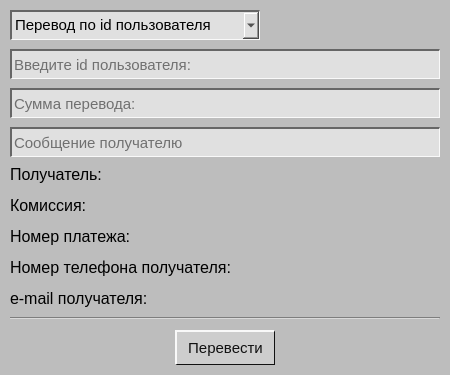
<?xml version="1.0" encoding="UTF-8"?>
<ui version="4.0">
 <class>transfersw</class>
 <widget class="QWidget" name="transfersw">
  <property name="geometry">
   <rect>
    <x>0</x>
    <y>0</y>
    <width>450</width>
    <height>375</height>
   </rect>
  </property>
  <property name="minimumSize">
   <size>
    <width>450</width>
    <height>375</height>
   </size>
  </property>
  <property name="maximumSize">
   <size>
    <width>450</width>
    <height>375</height>
   </size>
  </property>
  <property name="windowTitle">
   <string>Nameless Bank</string>
  </property>
  <property name="styleSheet">
   <string notr="true">background: #bdbdbd;</string>
  </property>
  <layout class="QVBoxLayout" name="verticalLayout_4">
   <property name="spacing">
    <number>10</number>
   </property>
   <property name="leftMargin">
    <number>10</number>
   </property>
   <property name="topMargin">
    <number>10</number>
   </property>
   <property name="rightMargin">
    <number>10</number>
   </property>
   <property name="bottomMargin">
    <number>10</number>
   </property>
   <item>
    <layout class="QVBoxLayout" name="verticalLayout_3">
     <property name="spacing">
      <number>12</number>
     </property>
     <item>
      <layout class="QVBoxLayout" name="verticalLayout_2">
       <property name="spacing">
        <number>12</number>
       </property>
       <item>
        <widget class="QComboBox" name="cmbbox_type_input">
         <property name="minimumSize">
          <size>
           <width>80</width>
           <height>30</height>
          </size>
         </property>
         <property name="maximumSize">
          <size>
           <width>250</width>
           <height>16777215</height>
          </size>
         </property>
         <property name="font">
          <font>
           <pointsize>11</pointsize>
          </font>
         </property>
         <property name="styleSheet">
          <string notr="true">QComboBox {
	background: #E0E0E0;
	border: 2px solid #666666;
	border-bottom-width: 1px;
	border-right-width: 1px;
	border-bottom-color: #F9F9F9;
	border-right-color: #F9F9F9;
	color: #000000;
 }</string>
         </property>
         <property name="currentText">
          <string>Перевод по id пользователя</string>
         </property>
         <item>
          <property name="text">
           <string>Перевод по id пользователя</string>
          </property>
         </item>
         <item>
          <property name="text">
           <string>Перевод по номеру телефона</string>
          </property>
         </item>
        </widget>
       </item>
       <item>
        <widget class="QLineEdit" name="le_user">
         <property name="minimumSize">
          <size>
           <width>0</width>
           <height>30</height>
          </size>
         </property>
         <property name="maximumSize">
          <size>
           <width>16777215</width>
           <height>30</height>
          </size>
         </property>
         <property name="font">
          <font>
           <pointsize>11</pointsize>
          </font>
         </property>
         <property name="styleSheet">
          <string notr="true">QLineEdit {
	background: #E0E0E0;
	border: 2px solid #666666;
	border-bottom-width: 1px;
	border-right-width: 1px;
	border-bottom-color: #F9F9F9;
	border-right-color: #F9F9F9;
	color: #000000;
 }
QLineEdit:hover {
	background: #E0E0E0;
	border: 2px solid #666666;
	border-bottom-width: 1px;
	border-right-width: 1px;
	border-bottom-color: #F9F9F9;
	border-right-color: #F9F9F9;
	color: #000000;
 }</string>
         </property>
         <property name="maxLength">
          <number>128</number>
         </property>
         <property name="placeholderText">
          <string>Введите id пользователя:</string>
         </property>
         <property name="clearButtonEnabled">
          <bool>true</bool>
         </property>
        </widget>
       </item>
       <item>
        <widget class="QLineEdit" name="le_count">
         <property name="minimumSize">
          <size>
           <width>0</width>
           <height>30</height>
          </size>
         </property>
         <property name="maximumSize">
          <size>
           <width>16777215</width>
           <height>30</height>
          </size>
         </property>
         <property name="font">
          <font>
           <pointsize>11</pointsize>
          </font>
         </property>
         <property name="styleSheet">
          <string notr="true">QLineEdit {
	background: #E0E0E0;
	border: 2px solid #666666;
	border-bottom-width: 1px;
	border-right-width: 1px;
	border-bottom-color: #F9F9F9;
	border-right-color: #F9F9F9;
	color: #000000;
 }
QLineEdit:hover {
	background: #E0E0E0;
	border: 2px solid #666666;
	border-bottom-width: 1px;
	border-right-width: 1px;
	border-bottom-color: #F9F9F9;
	border-right-color: #F9F9F9;
	color: #000000;
 }</string>
         </property>
         <property name="maxLength">
          <number>128</number>
         </property>
         <property name="placeholderText">
          <string>Сумма перевода:</string>
         </property>
         <property name="clearButtonEnabled">
          <bool>true</bool>
         </property>
        </widget>
       </item>
       <item>
        <widget class="QLineEdit" name="le_msg">
         <property name="minimumSize">
          <size>
           <width>0</width>
           <height>30</height>
          </size>
         </property>
         <property name="maximumSize">
          <size>
           <width>16777215</width>
           <height>30</height>
          </size>
         </property>
         <property name="font">
          <font>
           <pointsize>11</pointsize>
          </font>
         </property>
         <property name="styleSheet">
          <string notr="true">QLineEdit {
	background: #E0E0E0;
	border: 2px solid #666666;
	border-bottom-width: 1px;
	border-right-width: 1px;
	border-bottom-color: #F9F9F9;
	border-right-color: #F9F9F9;
	color: #000000;
 }
QLineEdit:hover {
	background: #E0E0E0;
	border: 2px solid #666666;
	border-bottom-width: 1px;
	border-right-width: 1px;
	border-bottom-color: #F9F9F9;
	border-right-color: #F9F9F9;
	color: #000000;
 }</string>
         </property>
         <property name="maxLength">
          <number>128</number>
         </property>
         <property name="placeholderText">
          <string>Сообщение получателю</string>
         </property>
         <property name="clearButtonEnabled">
          <bool>true</bool>
         </property>
        </widget>
       </item>
      </layout>
     </item>
     <item>
      <layout class="QVBoxLayout" name="verticalLayout">
       <property name="spacing">
        <number>12</number>
       </property>
       <item>
        <widget class="QLabel" name="lbl_username">
         <property name="maximumSize">
          <size>
           <width>16777215</width>
           <height>20</height>
          </size>
         </property>
         <property name="font">
          <font>
           <pointsize>12</pointsize>
          </font>
         </property>
         <property name="layoutDirection">
          <enum>Qt::LeftToRight</enum>
         </property>
         <property name="text">
          <string>Получатель:</string>
         </property>
         <property name="alignment">
          <set>Qt::AlignLeading|Qt::AlignLeft|Qt::AlignVCenter</set>
         </property>
        </widget>
       </item>
       <item>
        <widget class="QLabel" name="lbl_commission">
         <property name="maximumSize">
          <size>
           <width>16777215</width>
           <height>20</height>
          </size>
         </property>
         <property name="font">
          <font>
           <pointsize>12</pointsize>
          </font>
         </property>
         <property name="layoutDirection">
          <enum>Qt::LeftToRight</enum>
         </property>
         <property name="text">
          <string>Комиссия:</string>
         </property>
         <property name="alignment">
          <set>Qt::AlignLeading|Qt::AlignLeft|Qt::AlignVCenter</set>
         </property>
        </widget>
       </item>
       <item>
        <widget class="QLabel" name="lbl_payid">
         <property name="maximumSize">
          <size>
           <width>16777215</width>
           <height>20</height>
          </size>
         </property>
         <property name="font">
          <font>
           <pointsize>12</pointsize>
          </font>
         </property>
         <property name="layoutDirection">
          <enum>Qt::LeftToRight</enum>
         </property>
         <property name="text">
          <string>Номер платежа:</string>
         </property>
         <property name="alignment">
          <set>Qt::AlignLeading|Qt::AlignLeft|Qt::AlignVCenter</set>
         </property>
        </widget>
       </item>
       <item>
        <widget class="QLabel" name="lbl_phone_user">
         <property name="maximumSize">
          <size>
           <width>16777215</width>
           <height>20</height>
          </size>
         </property>
         <property name="font">
          <font>
           <pointsize>12</pointsize>
          </font>
         </property>
         <property name="layoutDirection">
          <enum>Qt::LeftToRight</enum>
         </property>
         <property name="text">
          <string>Номер телефона получателя:</string>
         </property>
         <property name="alignment">
          <set>Qt::AlignLeading|Qt::AlignLeft|Qt::AlignVCenter</set>
         </property>
        </widget>
       </item>
       <item>
        <widget class="QLabel" name="lbl_email">
         <property name="maximumSize">
          <size>
           <width>16777215</width>
           <height>20</height>
          </size>
         </property>
         <property name="font">
          <font>
           <pointsize>12</pointsize>
          </font>
         </property>
         <property name="text">
          <string>e-mail получателя:</string>
         </property>
        </widget>
       </item>
      </layout>
     </item>
    </layout>
   </item>
   <item>
    <widget class="Line" name="line">
     <property name="orientation">
      <enum>Qt::Horizontal</enum>
     </property>
    </widget>
   </item>
   <item alignment="Qt::AlignHCenter">
    <widget class="QPushButton" name="btn_transfer">
     <property name="minimumSize">
      <size>
       <width>100</width>
       <height>35</height>
      </size>
     </property>
     <property name="maximumSize">
      <size>
       <width>100</width>
       <height>35</height>
      </size>
     </property>
     <property name="font">
      <font>
       <pointsize>11</pointsize>
      </font>
     </property>
     <property name="styleSheet">
      <string notr="true">QPushButton {
	background: #cdcdcd;
	border: 2px solid #F9F9F9;
	border-bottom-width: 1px;
	border-right-width: 1px;
	border-bottom-color: #111111;
	border-right-color: #111111;
	color: #111111;
 }
QPushButton:pressed {
	background: #aaaaaa;
	border: 2px solid #111111;
	border-bottom-width: 1px;
	border-right-width: 1px;
	border-bottom-color: #F9F9F9;
	border-right-color: #F9F9F9;
	color: #333333;
 }
QPushButton:hover {
	background: #aaaaaa;
	color: #333333;
 }</string>
     </property>
     <property name="text">
      <string>Перевести</string>
     </property>
    </widget>
   </item>
  </layout>
 </widget>
 <resources/>
 <connections/>
</ui>
